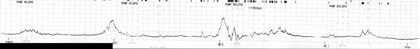
%> input picture BasesDeDados/Base2/Codigos/imagevectorize/imagens/ice031_l_3of3.jpg, 420 x 49 px, shrunk from 4677 x 544 before the run
$ octave imagevectorize3.m   (GNU Octave 9; MATLAB toolbox functions it lacks are replaced by stand-ins)
%> lines starting %> are read from the running program, lines starting %| are printed output that depends on the picture; in (x1, y1, x2, y2) boxes, pixels count from 0 and x2, y2 are one past the last pixel; in counts of white or black regions, pixels touching at a corner belong together; the program's own positions count from 1
%> further down, I_orig is the input picture: size 49x420x3 uint8; min 0, max 255, mean 236.5
### BasesDeDados/Base2/Codigos/imagevectorize/createMask3.m
function [BW,maskedRGBImage] = createMask3(RGB)
%createMask  Threshold RGB image using auto-generated code from colorThresholder app.
%  [BW,MASKEDRGBIMAGE] = createMask(RGB) thresholds image RGB using
%  auto-generated code from the colorThresholder App. The colorspace and
%  minimum/maximum values for each channel of the colorspace were set in the
%  App and result in a binary mask BW and a composite image maskedRGBImage,
%  which shows the original RGB image values under the mask BW.

% Auto-generated by colorThresholder app on 17-Jun-2017
%------------------------------------------------------


% Convert RGB image to chosen color space
I = rgb2ycbcr(RGB);
%> I: size 49x420x3 uint8; mean of channels 1, 2, 3 219.1, 128, 128

% Define thresholds for channel 1 based on histogram settings
channel1Min = 0.000;
channel1Max = 107.000;

% Define thresholds for channel 2 based on histogram settings
channel2Min = 0.000;
channel2Max = 255.000;

% Define thresholds for channel 3 based on histogram settings
channel3Min = 0.000;
channel3Max = 255.000;

% Create mask based on chosen histogram thresholds
BW = (I(:,:,1) >= channel1Min ) & (I(:,:,1) <= channel1Max) & ...
    (I(:,:,2) >= channel2Min ) & (I(:,:,2) <= channel2Max) & ...
    (I(:,:,3) >= channel3Min ) & (I(:,:,3) <= channel3Max);
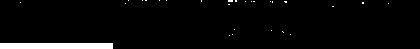
%> BW: size 49x420 logical; 3.5% white; 27 white regions (26 under 20 px), largest, box (x1, y1, x2, y2) and area: (0, 43, 113, 49) 678

% Initialize output masked image based on input image.
maskedRGBImage = RGB;

% Set background pixels where BW is false to zero.
maskedRGBImage(repmat(~BW,[1 1 3])) = 0;
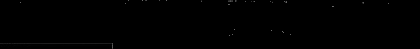
%> maskedRGBImage: size 49x420x3 uint8; min 0, max 106, mean 0.4

### BasesDeDados/Base2/Codigos/imagevectorize/imagevectorize3.m
% Código para separar manualmente as contrações do sinal

clc
clearvars;
close all;

h80 = 72; %% altura do 80mmhg em pixels

filename = 'ice031_l_3of3';
path = 'imagens\trabalho\';
ext = '.jpg';
toco = '_toco';

salva = strcat(filename,toco);

arquivo = strcat(path,filename,ext);

I_orig = imread(arquivo); % Lê a imagem e armazena em uma matriz de uint

I_orig_r = I_orig(:,:,1);

[BW,I] = createMask3(I_orig);

figure
imshow(BW);

BW = BW;

%subplot(2,2,4);   % plota imagem com filtro gaussiano
figure
imshow(~BW);

matrix = double(BW);

sum = 0; %soma das posições dos uns no eixo y
conta_uns = 0; %conta o numero de 'uns' encontrados para fazer a média da posição em y
iniciou = 0; % flag que determina se já inciou o traçado da função
eixo_x_func = 0;
func = 0;
tem_um = 0;

for eixo_x = 1:size(matrix,2); %varre a imagem no eixo x

    % Primeiro FOR conta a quantidade de "uns" e a posição de cada um para
    % fazer uma média posteriormente
    for eixo_y = 1:size(matrix,1); %varre a imagem no eixo y
        if matrix(eixo_y,eixo_x) %verifica se o ponto atual é 'um'
            conta_uns = conta_uns + 1; % conta o número de uns nesta coluna
            sum = sum + eixo_y; % soma os valores da posição de cada um dos "uns"
        end
    end

    if sum  % se o valor da soma for diferente de 0 pela primeira vez, avisa que iniciou o gráfico
        iniciou = 1; % flag de inicio da função
        tem_um = 1; % flag que diz que há pelo menos um "um" nesta coluna
    else
        if iniciou %caso ja tenha iniciado a função porém no ponto atual não hava nenhum "um"
        %cria um ponto 'virtual' caso seja inexistente neste 'eixo_x'
            %virt = func(1,eixo_x_func); % pega a posição 'y' do 'x' da iteração anterior
            % e cria um 'y' virtual na iteração atual

            %virt = 2*func(1, eixo_x_func - 1) - func(1, eixo_x_func); % Ponto 'y' virtual
            % é o incremento entre os dois 'y' anteriores
        end
    end

    if iniciou && tem_um

        eixo_x_func = eixo_x_func + 1; %indexa a função após encontrar o primeiro 'um'
        func(1,eixo_x_func) = sum/conta_uns; %faz a média da posição dos 'uns' encontrados
        func(2,eixo_x_func) = 1;

    elseif iniciou && ~tem_um
         eixo_x_func = eixo_x_func + 1; %indexa a função após encontrar o primeiro 'um'
         %func(1,eixo_x_func) = virt;
         func(2,eixo_x_func) = 0;
    end
    sum = 0; conta_uns = 0; tem_um = 0; %apaga para a proxima iteração
end
%> after the loop, eixo_x_func = 420; func = 420 columns, first 8: [46.5 46.5 46.5 46.5 46.5 46.5 46.5 46.5; 1 1 1 1 1 1 1 1]

%virar de cabeça para baixo a função

escreve = eixo_y - func(1,:);
%> escreve = 420 values, max 49 at index 114, min 2.5 at index 1, mean 35.91

%func(func == 0) = NaN;

% interpolate

% gera o vetor x para interpolar
j = 1;
for i = 1:eixo_x_func
    if escreve(1,i) ~= eixo_y
        x(1,j) = i;
        j = j+1;
    end
end
%> after the loop, j = 148; x = 147 values from 1 to 389

% gera o vetor y para interpolar
y = escreve(x);
%> y = 147 values, max 48 at index 115, min 2.5 at index 1, mean 11.6

% gera os valores diferentes de zero a partir de spline cúbico
xx = 1:1:eixo_x_func;
%> xx = 420 values from 1 to 420
yy = spline(x,y,xx);
%> yy = 420 values, max 145.5 at index 266, min -51.01 at index 304, mean 32.88

escreve = yy;
%> escreve has the same summary as yy

escala_de_pressao = eixo_y - h80;  %ajusta a escala de pressão
escala_de_pressao = escala_de_pressao/80;
escreve = escreve/escala_de_pressao;
%> escreve = 420 values, max 177.4 at index 304, min -506.2 at index 266, mean -114.4


dlmwrite(strcat('C:\Users\bruno\Desktop\Trabalho1-Fuzzy\BasesDeDados\Base2\Codigos\imagevectorize\data\',salva,'.dat'),escreve, ' ')

aa = load(strcat('C:\Users\bruno\Desktop\Trabalho1-Fuzzy\BasesDeDados\Base2\Codigos\imagevectorize\data\',salva,'.dat'));


BWI = imref2d(size(I_orig));
BWI.XWorldLimits = [0 eixo_x_func];
%> BWI.XWorldLimits = [0 420]
BWI.YWorldLimits = [2 eixo_y*3];


figure;
subplot(2,1,1), imshow(I_orig,BWI);


subplot(2,1,2);
plot(aa);
xlim([-(eixo_x - eixo_x_func) eixo_x_func])
ylim([(min(yy) - 50)/escala_de_pressao (max(yy) + 50)/escala_de_pressao])
grid
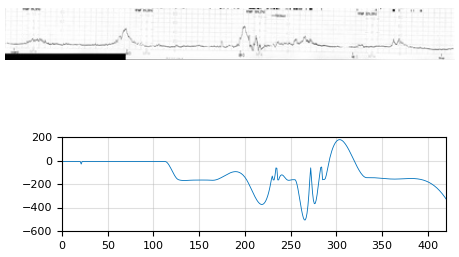
%> figure redrawn from the program's plot data, 2 panels

% [12 lines of commented-out code are left out]

$ run again, with BasesDeDados/Base2/Codigos/imagevectorize/imagens/ice001_l_1of1.jpg copied over BasesDeDados/Base2/Codigos/imagevectorize/imagens/ice031_l_3of3.jpg
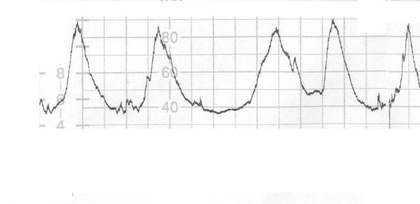
%> input picture BasesDeDados/Base2/Codigos/imagevectorize/imagens/ice001_l_1of1.jpg, 420 x 204 px, shrunk from 757 x 368 before the run
%> I_orig is the input picture: size 204x420x3 uint8; min 60, max 255, mean 247.8
%> I: size 204x420x3 uint8; mean of channels 1, 2, 3 228.8, 128, 128
%> in createMask3, `BW = (I(:,:,1) >= channel1Min ) & (I(:,:,1) <= channel1Max) & (I(:,:,2..`:
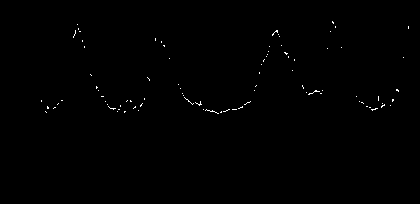
%> BW: size 204x420 logical; 0.33% white in thin lines or dots, all inside (x1, y1, x2, y2) = (41, 21, 409, 114)
%> after the loop `for eixo_x = 1:size(matrix,2);`: eixo_x_func = 379; func = 379 columns, first 8: [101.5 0 0 0 112 113 108 108.5; 1 0 0 0 1 1 1 1]
%> `escreve = eixo_y - func(1,:);`: escreve = 379 values, max 204 at index 2, min 90 at index 177, mean 154.9
%> after the loop `for i = 1:eixo_x_func`: j = 208; x = 207 values from 1 to 368
%> y = 207 values, max 181.5 at index 175, min 90 at index 100, mean 114.2
%> xx = 379 values from 1 to 379
%> yy = 379 values, max 181.5 at index 292, min -285.1 at index 379, mean 116.7
%> `escreve = yy;`: escreve has the same summary as yy
%> `escreve = escreve/escala_de_pressao;`: escreve = 379 values, max 110 at index 292, min -172.8 at index 379, mean 70.71
%> BWI.XWorldLimits = [0 379]
%> `grid`:
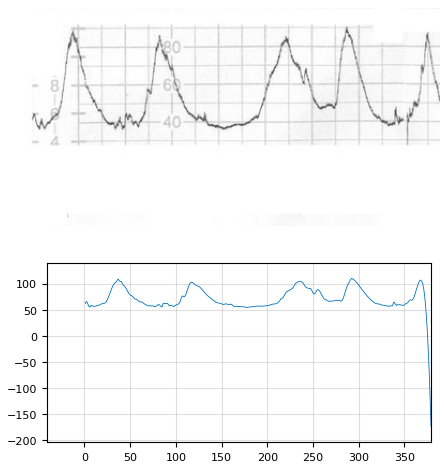
%> figure redrawn from the program's plot data, 2 panels

$ run again, with BasesDeDados/Base2/Codigos/imagevectorize/imagens/ice011_l_3of3.jpg copied over BasesDeDados/Base2/Codigos/imagevectorize/imagens/ice031_l_3of3.jpg
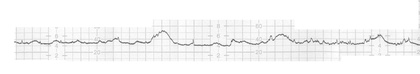
%> input picture BasesDeDados/Base2/Codigos/imagevectorize/imagens/ice011_l_3of3.jpg, 420 x 74 px, shrunk from 2047 x 359 before the run
%> I_orig is the input picture: size 74x420x3 uint8; min 92, max 255, mean 246.5
%> I: size 74x420x3 uint8; mean of channels 1, 2, 3 227.7, 128, 128
%> in createMask3, `BW = (I(:,:,1) >= channel1Min ) & (I(:,:,1) <= channel1Max) & (I(:,:,2..`:
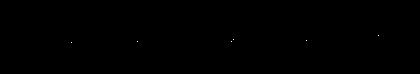
%> BW: size 74x420 logical; 0.02% white in thin lines or dots, all inside (x1, y1, x2, y2) = (71, 35, 379, 43)
%> after the loop `for eixo_x = 1:size(matrix,2);`: eixo_x_func = 349; func = 349 columns, first 8: [43 0 0 0 0 0 0 0; 1 0 0 0 0 0 0 0]; iniciou = 1
%> `escreve = eixo_y - func(1,:);`: escreve = 349 values, max 74 at index 2, min 31 at index 1, mean 73.3
%> the loop `for i = 1:eixo_x_func` made 349 passes
%> j on pass 1: 2
%> after the loop `for i = 1:eixo_x_func`: j = 7; x = [1 67 161 163 236 308]
%> y = [31 32 32 34 33 38]
%> xx = 349 values from 1 to 349
%> yy = 349 values, max 128.1 at index 349, min 14.93 at index 123, mean 36.25
%> `escreve = yy;`: escreve has the same summary as yy
%> `escreve = escreve/escala_de_pressao;`: escreve = 349 values, max 5123.6 at index 349, min 597.3 at index 123, mean 1450.1
%> BWI.XWorldLimits = [0 349]
%> `grid`:
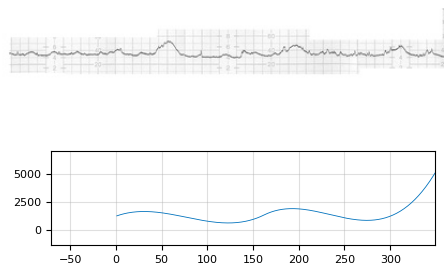
%> figure redrawn from the program's plot data, 2 panels
